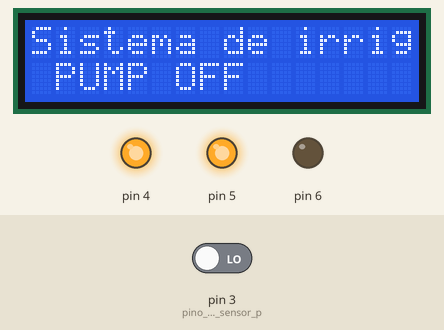
Recording of a sketch running on a simulated Arduino Uno, built with avr-gcc and run on an emulated ATmega328P. Shown: 16×2 character LCD, output pins drawn as LEDs (lit = HIGH). Inputs (shaded band) come from the test bench; at power-on: pin 3 (pino_de_saída_do_sensor_p) LOW. What the sketch prints to the serial monitor is not drawn.

Above: at 1.6 s.
1.7 s: pin 3 (pino_de_saída_do_sensor_p) driven HIGH
At 4.0 s:
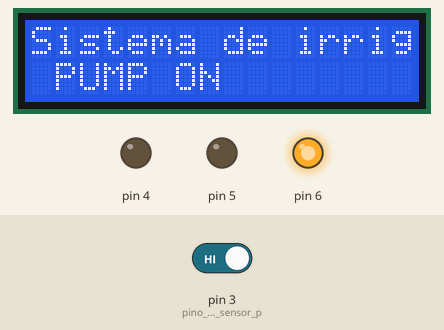
4.6 s: pin 3 (pino_de_saída_do_sensor_p) driven LOW
At 7.4 s:
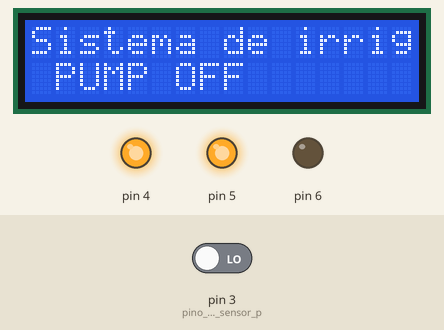
Timing chart, 0 to 8.9 s (numbered marks = the images above; inputs shaded):
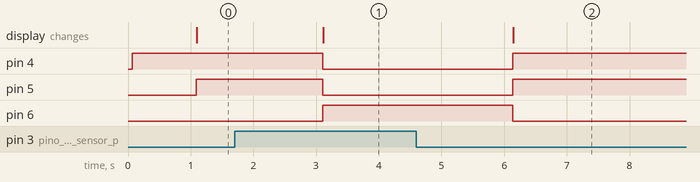

The sketch:

Como_fazer_um_projeto_de_irrigacao_inteligente.ino
```cpp
#include <Wire.h>
#include <LiquidCrystal_I2C.h>

// Biblioteca para LCD
// Ligação: o pino SDA está conectado ao A4 e o pino SCL ao A5.
// Conecte ao LCD via I2C, endereço padrão 0x27 (A0-A2 sem jumpers)
// Inicializa o display no endereço 0x27
LiquidCrystal_I2C lcd(0x27, 2, 1, 0, 4, 5, 6, 7, 3, POSITIVE);

int val = 0 ;

void setup()
{
  Serial.begin(9600);
  // Inicializa o display LCD 16x2
  lcd.begin (16, 2);
  // Liga a luz de fundo do LCD
  lcd.setBacklight(HIGH);
  pinMode(3, INPUT); // pino de saída do sensor pir conectado
  pinMode(4, OUTPUT);
  pinMode(5, OUTPUT);
  pinMode(6, OUTPUT);
  digitalWrite(4, HIGH);
  lcd.setCursor(0, 0);
  lcd.print("Sistema de irrigação ");
}

void loop()
{
  val = digitalRead(3); // soil moisture sensor output pin connected
  Serial.println(val); // veja o valor no monitor serial no Arduino IDE
  delay(1000);

  if (val == 1 )
  {
    digitalWrite(4, LOW);
    digitalWrite(5, LOW);
    digitalWrite(6, HIGH);
    lcd.setCursor(0, 1);
    lcd.print(" PUMP ON ");
  } else {
    digitalWrite(4, HIGH);
    digitalWrite(5, HIGH);
    digitalWrite(6, LOW);
    lcd.setCursor(0, 1);
    lcd.print(" PUMP OFF ");
  }
}
```

Measured:
- after the input at 1.7 s, pin 4, pin 5: HIGH → LOW after 1.4 s; pin 6: LOW → HIGH after 1.4 s; the display: changes after 1.4 s (image 1)
- after the input at 4.6 s, pin 4, pin 5: LOW → HIGH after 1.5 s; pin 6: HIGH → LOW after 1.5 s; the display: changes after 1.5 s (image 2)
